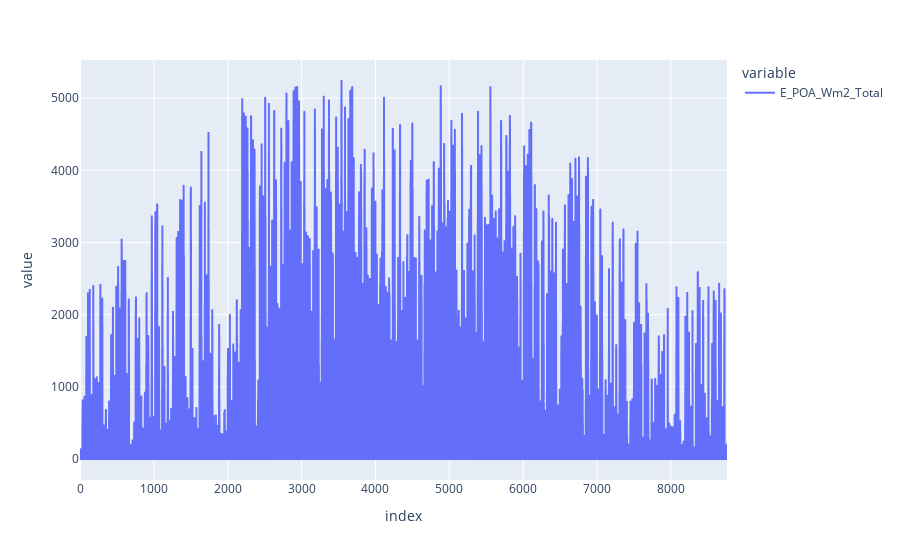

Notebook cell for this chart:
### Code cell
px.line(pv_model.combined_model.E_POA_Wm2_Total)

### Figure 1 — Plotly figure (JSON) as saved in the notebook; plotly's stock layout.template omitted (floating-point values rounded to 4 significant figures; data arrays with more than 128 entries replaced by an {"elided": "..."} marker saying what was removed)
{"data": [{"hovertemplate": "variable=E_POA_Wm2_Total<br>index=%{x}<br>value=%{y}<extra></extra>", "legendgroup": "E_POA_Wm2_Total", "line": {"color": "#636efa", "dash": "solid"}, "marker": {"symbol": "circle"}, "mode": "lines", "name": "E_POA_Wm2_Total", "showlegend": true, "type": "scattergl", "x": {"elided": "8760 int values"}, "xaxis": "x", "y": {"elided": "8760 float values"}, "yaxis": "y"}], "layout": {"legend": {"title": {"text": "variable"}, "tracegroupgap": 0}, "margin": {"t": 60}, "xaxis": {"anchor": "y", "domain": [0, 1], "title": {"text": "index"}}, "yaxis": {"anchor": "x", "domain": [0, 1], "title": {"text": "value"}}}}
